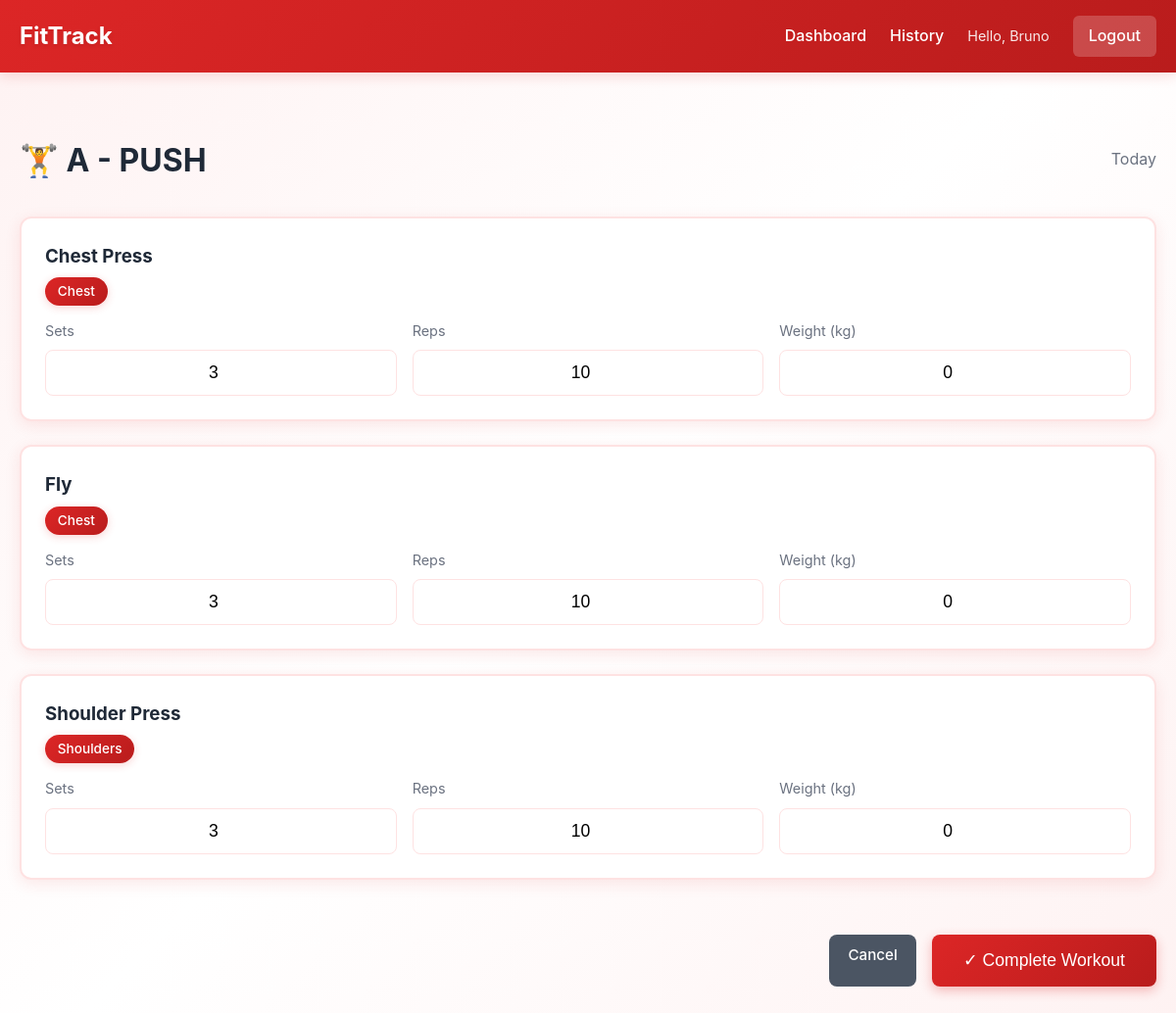
The page /train/1 (signed in) on the database its author committed.
### tables this page shows
CREATE TABLE workouts (
        id INTEGER PRIMARY KEY AUTOINCREMENT,
        user_id INTEGER NOT NULL,
        name TEXT NOT NULL,
        FOREIGN KEY (user_id) REFERENCES users (id)
    );

CREATE TABLE exercises (
        id INTEGER PRIMARY KEY AUTOINCREMENT,
        workout_id INTEGER NOT NULL,
        name TEXT NOT NULL,
        muscle_group TEXT,
        FOREIGN KEY (workout_id) REFERENCES workouts (id)
    );

### app.py (the view)
@app.route('/train/<int:workout_id>')
def train_workout(workout_id):
    if 'user_id' not in session:
        return redirect(url_for('login'))
    conn = get_db()
    workout = conn.execute('SELECT * FROM workouts WHERE id = ? AND user_id = ?',
                          (workout_id, session['user_id'])).fetchone()
    exercises = conn.execute('SELECT * FROM exercises WHERE workout_id = ?',
                           (workout_id,)).fetchall()
    exercise_history = {}
    for exercise in exercises:
        history = conn.execute('''
            SELECT date, sets, reps, weight
            FROM records
            WHERE exercise_id = ?
            ORDER BY date DESC
            LIMIT 3
        ''', (exercise['id'],)).fetchall()
        exercise_history[exercise['id']] = history
    conn.close()
    return render_template('train.html', workout=workout, exercises=exercises, exercise_history=exercise_history)

### app.py (called while the page is built)
def get_db():
    conn = sqlite3.connect(DATABASE)
    conn.row_factory = sqlite3.Row
    return conn

### templates/train.html (shortened to what this page needs)
{% extends "base.html" %}
{% block content %}
<div class="train-container">
    <div class="page-header">
        <h1>🏋️ {{ workout.name }}</h1>
        <span class="train-date">Today</span>
    </div>
    <form id="trainForm" class="train-form">
        {% for exercise in exercises %}
        <div class="exercise-card" data-exercise-id="{{ exercise.id }}">
            <h3>{{ exercise.name }}</h3>
            <span class="muscle-badge">{{ exercise.muscle_group }}</span>
            <div class="exercise-inputs">
                <div class="input-group">
                    <label>Sets</label>
                    <input type="number" class="sets-input" min="1" max="10" value="3" required>
                </div>
                <div class="input-group">
                    <label>Reps</label>
                    <input type="number" class="reps-input" min="1" max="50" value="10" required>
                </div>
                <div class="input-group">
                    <label>Weight (kg)</label>
                    <input type="number" class="weight-input" min="0" step="0.5" value="0" required>
                </div>
            </div>
        </div>
        {% endfor %}
        <div class="form-actions">
            <a href="{{ url_for('dashboard') }}" class="btn btn-secondary">Cancel</a>
            <button type="submit" class="btn btn-success btn-lg">✓ Complete Workout</button>
        </div>
    </form>
</div>
{% endblock %}

### static/style.css (style rules this page uses)
* { margin: 0; padding: 0; box-sizing: border-box; }
:root { --primary: #dc2626; --primary-dark: #b91c1c; --primary-light: #fca5a5; --success: #dc2626; --danger: #991b1b; --secondary: #4b5563; --bg: #ffffff; --bg-light: #fef2f2; --card: #ffffff; --text: #1f2937; --text-light: #6b7280; --border: #fee2e2; --accent: #fef2f2; }
body { font-family: -apple-system, BlinkMacSystemFont, 'Segoe UI', Roboto, Oxygen, Ubuntu, Cantarell, sans-serif; background: linear-gradient(135deg, #fef2f2 0%, #ffffff 50%, #fef2f2 100%); background-attachment: fixed; color: var(--text); line-height: 1.6; min-height: 100vh; }
.btn { padding: 0.6rem 1.2rem; border: none; border-radius: 8px; font-size: 0.95rem; font-weight: 500; cursor: pointer; text-decoration: none; display: inline-block; transition: all 0.2s; }
.btn-secondary { background: var(--secondary); color: white; }
.btn-success { background: linear-gradient(135deg, #dc2626 0%, #b91c1c 100%); color: white; box-shadow: 0 4px 12px rgba(220, 38, 38, 0.3); }
.btn-lg { padding: 1rem 2rem; font-size: 1.1rem; }
.page-header { display: flex; justify-content: space-between; align-items: center; margin-bottom: 2rem; flex-wrap: wrap; gap: 1rem; }
.muscle-badge { background: linear-gradient(135deg, #dc2626 0%, #b91c1c 100%); color: white; padding: 0.4rem 0.8rem; border-radius: 20px; font-size: 0.85rem; font-weight: 500; box-shadow: 0 2px 8px rgba(220, 38, 38, 0.2); }
.train-container { padding: 2rem 0; }
.train-date { color: var(--text-light); }
.train-form { display: flex; flex-direction: column; gap: 1.5rem; }
.exercise-card { background: white; padding: 1.5rem; border-radius: 12px; box-shadow: 0 4px 16px rgba(220, 38, 38, 0.1); border: 2px solid var(--border); transition: all 0.3s; }
.exercise-card h3 { margin-bottom: 0.5rem; }
.exercise-inputs { display: grid; grid-template-columns: repeat(3, 1fr); gap: 1rem; margin-top: 1rem; }
.input-group { display: flex; flex-direction: column; gap: 0.5rem; }
.input-group label { font-size: 0.9rem; color: var(--text-light); }
.input-group input { padding: 0.75rem; border: 1px solid var(--border); border-radius: 8px; font-size: 1.1rem; text-align: center; }
.form-actions { display: flex; gap: 1rem; justify-content: flex-end; margin-top: 2rem; }

### rows shown on the page
workouts: name "A - PUSH"
exercises: name "Chest Press", muscle_group "Chest"
exercises: name "Fly", muscle_group "Chest"
exercises: name "Shoulder Press", muscle_group "Shoulders"

### other values the page prints
{{ session.user_name }} "Bruno"
